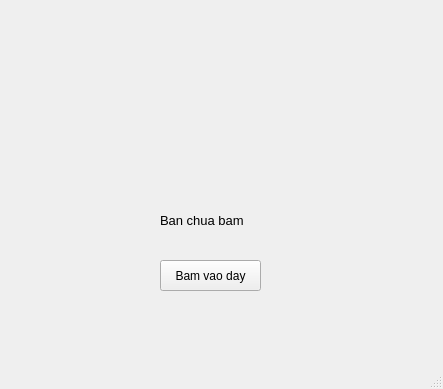
<?xml version="1.0" encoding="UTF-8"?>
<ui version="4.0">
 <class>MainWindow</class>
 <widget class="QMainWindow" name="MainWindow">
  <property name="geometry">
   <rect>
    <x>0</x>
    <y>0</y>
    <width>443</width>
    <height>389</height>
   </rect>
  </property>
  <property name="windowTitle">
   <string>MainWindow</string>
  </property>
  <widget class="QWidget" name="centralwidget">
   <widget class="QPushButton" name="nut">
    <property name="geometry">
     <rect>
      <x>160</x>
      <y>260</y>
      <width>101</width>
      <height>31</height>
     </rect>
    </property>
    <property name="text">
     <string>Bam vao day</string>
    </property>
   </widget>
   <widget class="QLabel" name="label">
    <property name="geometry">
     <rect>
      <x>160</x>
      <y>210</y>
      <width>101</width>
      <height>21</height>
     </rect>
    </property>
    <property name="font">
     <font>
      <pointsize>10</pointsize>
     </font>
    </property>
    <property name="text">
     <string>Ban chua bam</string>
    </property>
   </widget>
  </widget>
  <widget class="QStatusBar" name="statusbar"/>
 </widget>
 <resources/>
 <connections/>
</ui>
